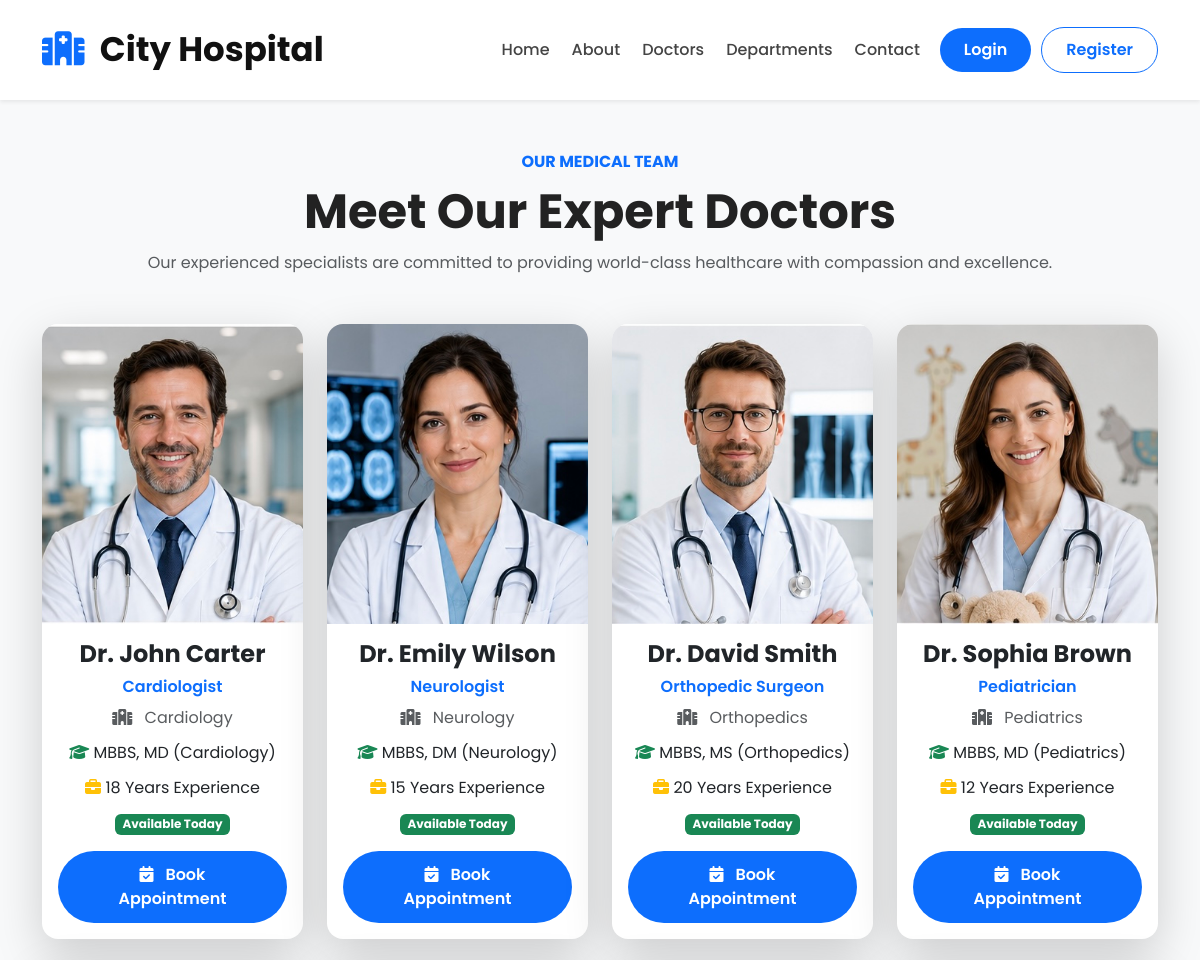
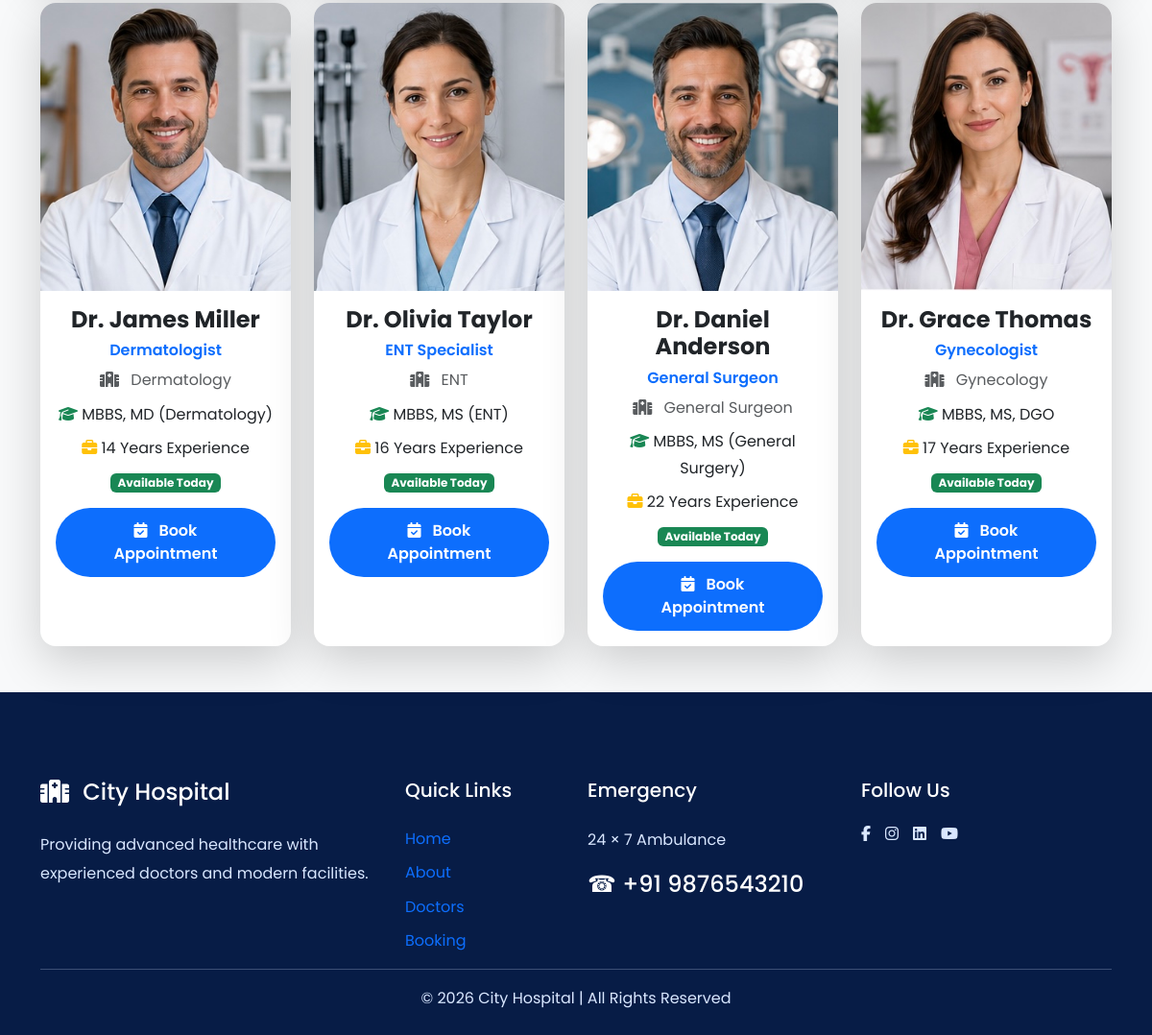
The app's page /doctors/ with its own data (2 pictures, top to bottom).
### student/models.py (models this page shows, shortened)
class Doctors(models.Model):
    doc_name = models.CharField(max_length=100)
    doc_spec = models.CharField(max_length=100)
    dep_name = models.ForeignKey(
        Department,
        on_delete=models.CASCADE
    )
    doc_image = models.CharField(
    max_length=100
    )
    experience = models.PositiveIntegerField(default=1)
    qualification = models.CharField(
        max_length=150
    )
    available = models.BooleanField(
        default=True
    )

class Department(models.Model):
    dep_name = models.CharField(max_length=100)
    dep_description = models.TextField()
    dep_image = models.CharField(
    max_length=100
    )
    def __str__(self):
        return self.dep_name

### student/views.py (the view)
# urls.py: path('doctors/', views.doctors, name='doctors'),
def doctors(request):
    doctors = Doctors.objects.select_related("dep_name").all()
    return render(
        request,
        "doctors.html",
        {
            "doctors": doctors
        }
    )

### templates/doctors.html (shortened to what this page needs)
{% extends 'base.html' %}
{% load static %}
{% block content %}
<section class="py-5 bg-light">
    <div class="container">
        <div class="text-center mb-5">
            <span class="text-primary fw-bold text-uppercase">
                Our Medical Team
            </span>
            <h1 class="display-5 fw-bold mt-2">
                Meet Our Expert Doctors
            </h1>
            <p class="text-muted">
                Our experienced specialists are committed to providing
                world-class healthcare with compassion and excellence.
            </p>
        </div>
        <div class="row g-4">
            {% for doctor in doctors %}
            <div class="col-lg-3 col-md-6">
                <div class="card border-0 shadow-lg rounded-4 h-100 overflow-hidden doctor-card">
                    <img
                            src="{% static doctor.doc_image %}"
                            class="card-img-top"
                            style="height:300px;object-fit:cover;"
                            alt="{{ doctor.doc_name }}">
                    <div class="card-body text-center">
                        <h4 class="fw-bold">
                            {{ doctor.doc_name }}
                        </h4>
                        <h6 class="text-primary fw-semibold">
                            {{ doctor.doc_spec }}
                        </h6>
                        <p class="text-muted mb-2">
                            <i class="fa-solid fa-hospital me-2"></i>
                            {{ doctor.dep_name }}
                        </p>
                        <p class="mb-2">
                            <i class="fa-solid fa-graduation-cap text-success"></i>
                            {{ doctor.qualification }}
                        </p>
                        <p class="mb-2">
                            <i class="fa-solid fa-briefcase text-warning"></i>
                            {{ doctor.experience }} Years Experience
                        </p>
                        {% if doctor.available %}
                        <span class="badge bg-success mb-3">
                            Available Today
                        </span>
                        {% else %}
                        <span class="badge bg-danger mb-3">
                            Not Available
                        </span>
                        {% endif %}
                        <div class="d-grid">
                            <a href="{% url 'booking' %}?doctor={{ doctor.id }}"
                               class="btn btn-primary rounded-pill">
                                <i class="fa-solid fa-calendar-check me-2"></i>
                                Book Appointment
                            </a>
                        </div>
                    </div>
                </div>
            </div>
            {% empty %}
            <div class="text-center">
                <h3 class="text-danger">
                    No Doctors Available
                </h3>
            </div>
            {% endfor %}
        </div>
    </div>
</section>
{% endblock %}

### static/css/hospital.css (style rules this page uses)
* { margin:0; padding:0; box-sizing:border-box; }
body { font-family:'Poppins',sans-serif; background:#f7faff; color:#222; overflow-x:hidden; line-height:1.7; }
a { text-decoration:none; transition:0.3s ease; }
img { max-width:100%; display:block; }
section { padding:80px 0; }
.container { position:relative; }
.btn { border-radius:12px; font-weight:600; padding:12px 28px; transition:.3s; }
.btn-primary { background:#0d6efd; border:none; }
.doctor-card { background:#ffffff; border-radius:25px; overflow:hidden; box-shadow:0 12px 35px rgba(0,0,0,.08); transition:.35s ease; height:100%; display:flex; flex-direction:column; }
.doctor-card img { width:100%; height:340px; object-fit:cover; object-position:top center; }
img { transition:.35s; }
.card, .department-card, .doctor-card, .feature-card, .stat-card, .testimonial-card { transition:.35s; }

### records on screen
Doctors: doc_image (picture), doc_name "Dr. John Carter", doc_spec "Cardiologist", dep_name "Cardiology", qualification "MBBS, MD (Cardiology)", experience "18", available "Available Today"
Doctors: doc_image (picture), doc_name "Dr. Emily Wilson", doc_spec "Neurologist", dep_name "Neurology", qualification "MBBS, DM (Neurology)", experience "15", available "Available Today"
Doctors: doc_image (picture), doc_name "Dr. David Smith", doc_spec "Orthopedic Surgeon", dep_name "Orthopedics", qualification "MBBS, MS (Orthopedics)", experience "20", available "Available Today"
Doctors: doc_image (picture), doc_name "Dr. Sophia Brown", doc_spec "Pediatrician", dep_name "Pediatrics", qualification "MBBS, MD (Pediatrics)", experience "12", available "Available Today"
Doctors: doc_image (picture), doc_name "Dr. James Miller", doc_spec "Dermatologist", dep_name "Dermatology", qualification "MBBS, MD (Dermatology)", experience "14", available "Available Today"
Doctors: doc_image (picture), doc_name "Dr. Olivia Taylor", doc_spec "ENT Specialist", dep_name "ENT", qualification "MBBS, MS (ENT)", experience "16", available "Available Today"
Doctors: doc_image (picture), doc_name "Dr. Daniel Anderson", doc_spec "General Surgeon", dep_name "General Surgeon", qualification "MBBS, MS (General Surgery)", experience "22", available "Available Today"
Doctors: doc_image (picture), doc_name "Dr. Grace Thomas", doc_spec "Gynecologist", dep_name "Gynecology", qualification "MBBS, MS, DGO", experience "17", available "Available Today"
